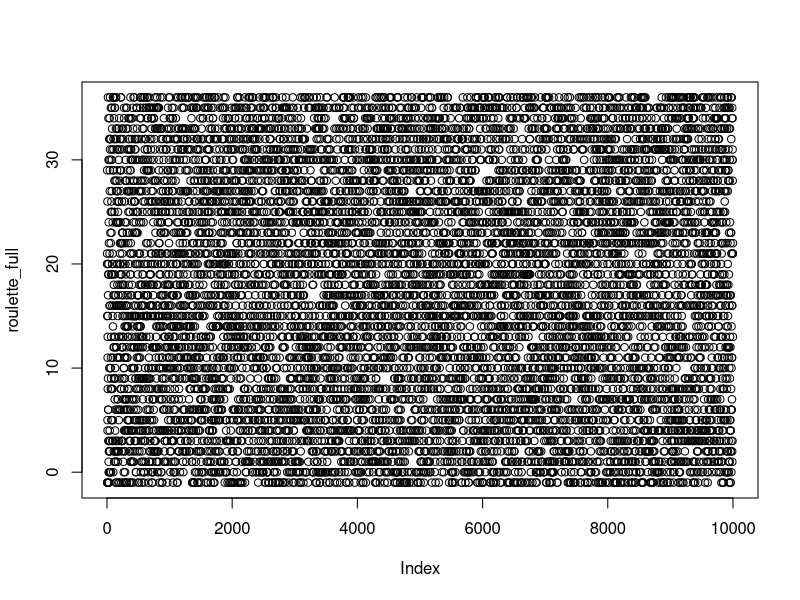
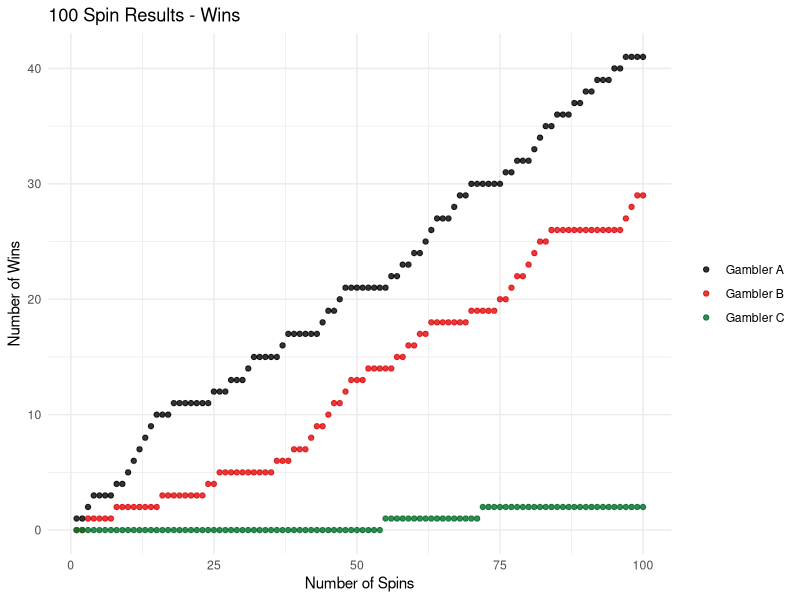
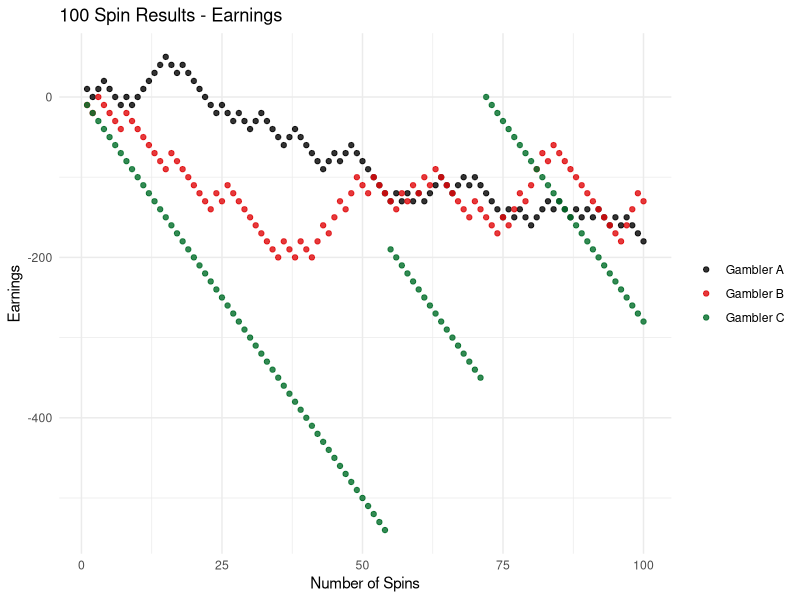
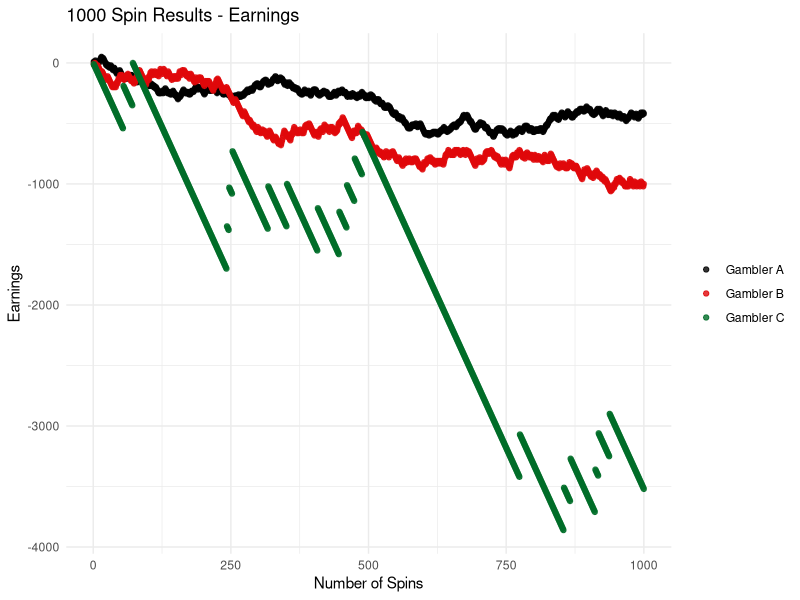
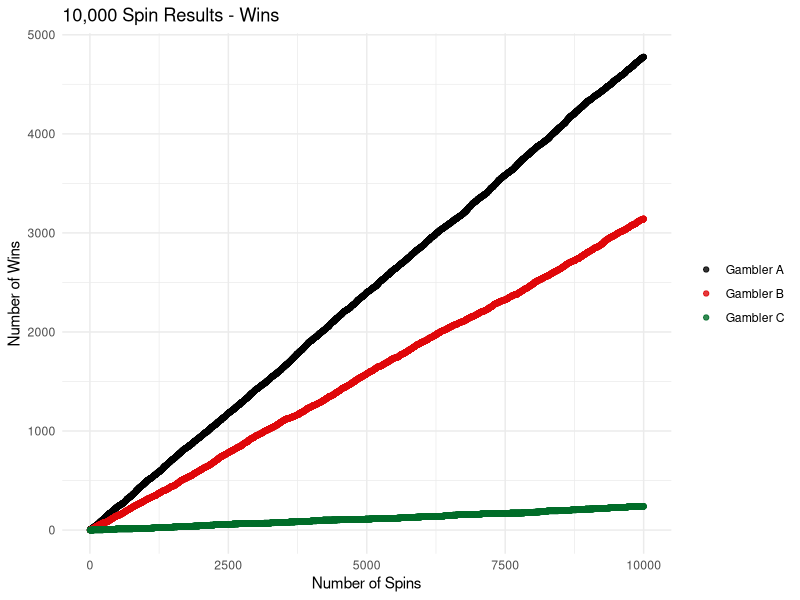
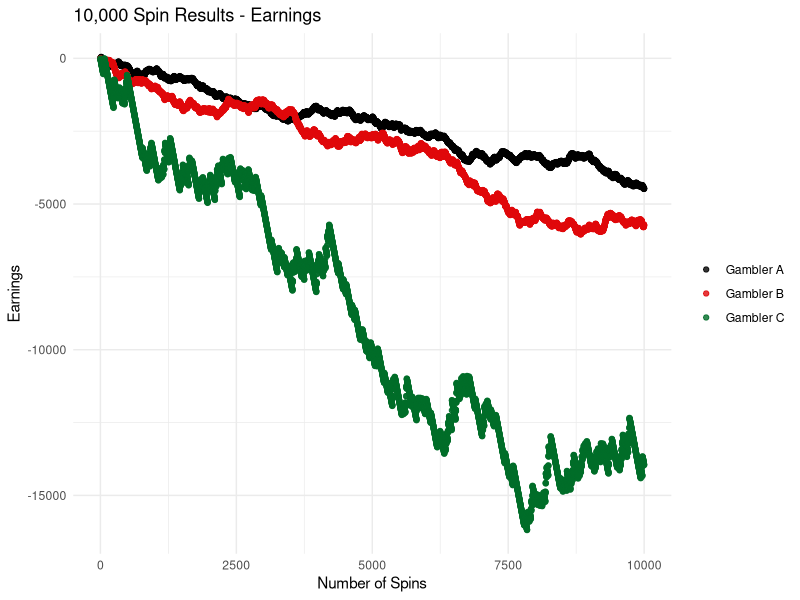

The R source for these figures, in order:
## ---- chunk 1
library('tidyverse')
## ---- chunk 2
roulette_full <- sample(-1:36, 10000, replace=T)

roulette_ten <- roulette_full[1:10]
roulette_hundred <- roulette_full[1:100]
roulette_thousand <- roulette_full[1:1000]
## ---- chunk 3

# Define Bets
black <- c(2, 4, 7, 8, 10, 11, 13, 15, 17, 20, 22, 24, 26, 28, 29, 31, 33, 35)
third_dozen <- c(25, 26, 27, 28, 29, 30, 31, 32, 33, 34, 35, 36)
lucky_23 <- 23

# Initialize Variables
# Gambler A
ga_cash <- vector("double", length(roulette_ten))
ga_total_cash <- 0 
ga_wins <- vector("double", length(roulette_ten))
ga_total_wins <- 0 
# Gambler B
gb_cash <- vector("double", length(roulette_ten))
gb_total_cash <- 0 
gb_wins <- vector("double", length(roulette_ten))
gb_total_wins <- 0 
# Gambler C
gc_cash <- vector("double", length(roulette_ten))
gc_total_cash <- 0 
gc_wins <- vector("double", length(roulette_ten))
gc_total_wins <- 0 

for (i in seq_along(roulette_full)) {
  # All Gamblers Bet
  ga_total_cash = ga_total_cash - 10
  gb_total_cash = gb_total_cash - 10
  gc_total_cash = gc_total_cash - 10
  # If Gambler A Wins
  if (roulette_full[[i]] %in% black) {
    ga_total_cash = ga_total_cash + 20 
    ga_total_wins = ga_total_wins + 1 
  }
  # If Gambler B Wins
  if (roulette_full[[i]] %in% third_dozen) {
    gb_total_cash = gb_total_cash + 30 
    gb_total_wins = gb_total_wins + 1
  }
  # If Gambler C Wins
  if (roulette_full[[i]] == lucky_23) {
    gc_total_cash = gc_total_cash + 360
    gc_total_wins = gc_total_wins + 1
  }
  # End of Round - Save Totals 
  ga_cash[[i]] <- ga_total_cash
  ga_wins[[i]] <- ga_total_wins
  gb_cash[[i]] <- gb_total_cash
  gb_wins[[i]] <- gb_total_wins
  gc_cash[[i]] <- gc_total_cash
  gc_wins[[i]] <- gc_total_wins
}

## ---- chunk 4
plot(roulette_full)
## ---- chunk 5
ga <- "Gambler A"
gb <- "Gambler B"
gc <- "Gambler C"

results <- tibble(spin_num = 1:10000,ga, ga_cash, ga_wins, gb, gb_cash, gb_wins, gc, gc_cash, gc_wins)
results_100 <- head(results, n=100)
results_1000 <- head(results, n=1000)
## ---- chunk 6
ggplot(results_100) + 
  geom_point(aes(x = spin_num, y = ga_wins, color = ga), alpha = 0.8) + 
  geom_point(aes(x = spin_num, y = gb_wins, color = gb), alpha = 0.8) + 
  geom_point(aes(x = spin_num, y  = gc_wins, color = gc), alpha = 0.8) + 
  theme_minimal() +
  theme(legend.title=element_blank()) + 
  scale_colour_manual(values = c("black", "#E0080B", "#016D29")) + 
    labs(title = "100 Spin Results - Wins", 
       y = "Number of Wins",
       x = "Number of Spins"
       )
## ---- chunk 7
ggplot(results_100) + 
  geom_point(aes(x = spin_num, y = ga_cash, color = ga), alpha = 0.8) + 
  geom_point(aes(x = spin_num, y = gb_cash, color = gb), alpha = 0.8) + 
  geom_point(aes(x = spin_num, y = gc_cash, color = gc), alpha = 0.8) + 
  theme_minimal() +
  theme(legend.title=element_blank()) + 
  scale_colour_manual(values = c("black", "#E0080B", "#016D29")) + 
    labs(title = "100 Spin Results - Earnings", 
       y = "Earnings",
       x = "Number of Spins"
       )
## ---- chunk 8
ggplot(results_1000) + 
  geom_point(aes(x = spin_num, y = ga_cash, color = ga), alpha = 0.8) + 
  geom_point(aes(x = spin_num, y = gb_cash, color = gb), alpha = 0.8) + 
  geom_point(aes(x = spin_num, y  = gc_cash, color = gc), alpha = 0.8) + 
  theme_minimal() +
  theme(legend.title=element_blank()) + 
  scale_colour_manual(values = c("black", "#E0080B", "#016D29")) + 
    labs(title = "1000 Spin Results - Earnings", 
       y = "Earnings",
       x = "Number of Spins"
       )
## ---- chunk 9
ggplot(results) + 
  geom_point(aes(x = spin_num, y = ga_wins, color = ga), alpha = 0.8) + 
  geom_point(aes(x = spin_num, y = gb_wins, color = gb), alpha = 0.8) + 
  geom_point(aes(x = spin_num, y  = gc_wins, color = gc), alpha = 0.8) + 
  theme_minimal() +
  theme(legend.title=element_blank()) + 
  scale_colour_manual(values = c("black", "#E0080B", "#016D29")) + 
    labs(title = "10,000 Spin Results - Wins", 
       y = "Number of Wins",
       x = "Number of Spins"
       )
## ---- chunk 10
ggplot(results) + 
  geom_point(aes(x = spin_num, y = ga_cash, color = ga), alpha = 0.8) + 
  geom_point(aes(x = spin_num, y = gb_cash, color = gb), alpha = 0.8) + 
  geom_point(aes(x = spin_num, y  = gc_cash, color = gc), alpha = 0.8) + 
  theme_minimal() +
  theme(legend.title=element_blank()) + 
  scale_colour_manual(values = c("black", "#E0080B", "#016D29")) + 
    labs(title = "10,000 Spin Results - Earnings", 
       y = "Earnings",
       x = "Number of Spins"
       )
